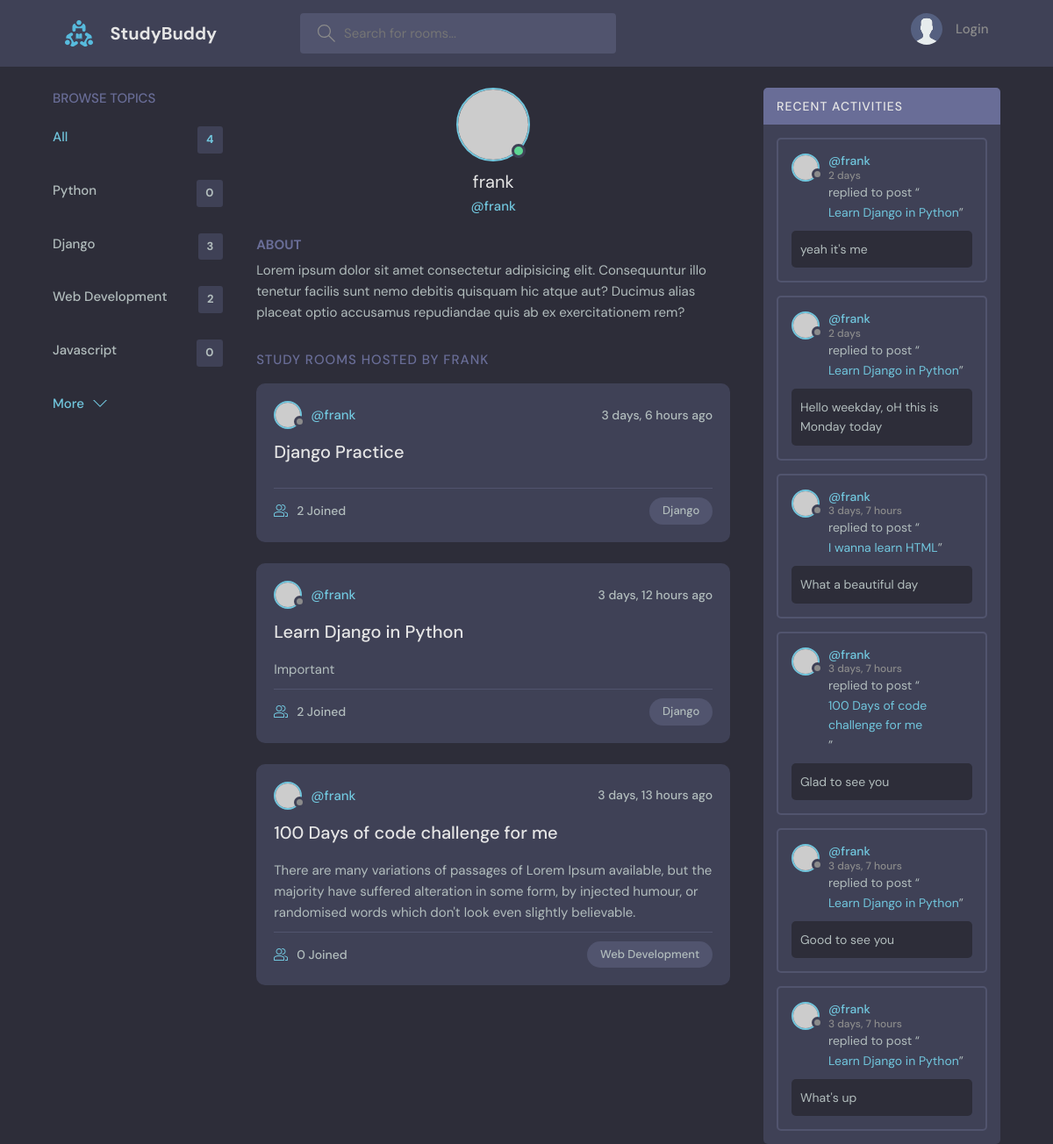
The page /profile/1 on the database as committed earlier.
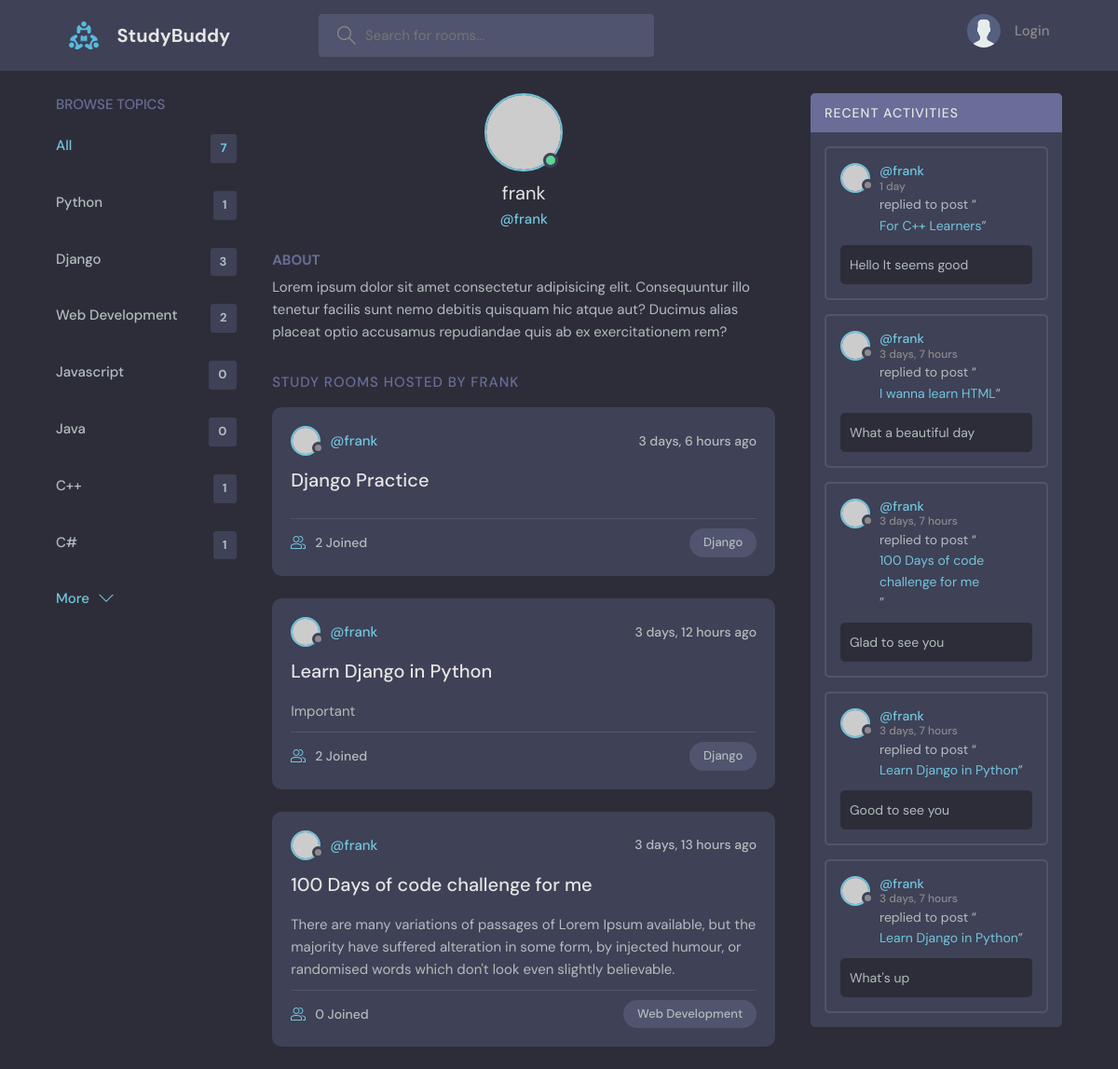
The same page on the database as committed later.
### base/models.py (models this page shows, shortened)
class Topic(models.Model):
    name = models.CharField(max_length=200)

class Room(models.Model):
    host = models.ForeignKey(User, on_delete=models.SET_NULL, null=True)
    topic = models.ForeignKey(Topic, on_delete=models.SET_NULL, null=True)
    name = models.CharField(max_length=200)
    description = models.TextField(null=True, blank=True)
    participants = models.ManyToManyField(User, related_name='participants', blank=True)
    updated = models.DateField(auto_now=True)
    created = models.DateTimeField(auto_now_add=True)
    class Meta:
        ordering = ['-updated', '-created']
    def __str__(self):
        return self.name

class Message(models.Model):
    user = models.ForeignKey(User, on_delete=models.CASCADE)
    room = models.ForeignKey(Room, on_delete=models.CASCADE)
    body = models.TextField()
    updated = models.DateTimeField(auto_now=True)
    created = models.DateTimeField(auto_now_add=True)
    class Meta:
        ordering = ['-updated', '-created']
    def __str__(self):
        return self.body[0:50]

### base/views.py (the view)
# urls.py: path('profile/<str:pk>', views.userProfile, name='user-profile'),
def userProfile(request, pk):
    user = User.objects.get(id=pk)
    rooms = user.room_set.all()
    room_messages = user.message_set.all()
    topics = Topic.objects.all()
    context = {'user': user, 'rooms': rooms, 'room_messages': room_messages, 'topics': topics}
    return render(request, 'base/profile.html', context)

### base/templates/base/profile.html (shortened to what this page needs)
{% extends 'main.html' %}
{% block content %}
  <main class="profile-page layout layout--3">
    <div class="container">
      {% include 'base/topics_component.html' %}
      <div class="roomList">
        <div class="profile">
          <div class="profile__avatar">
            <div class="avatar avatar--large active">
              <img src="https://randomuser.me/api/portraits/men/11.jpg" />
            </div>
          </div>
          <div class="profile__info">
            <h3>{{ user.username }}</h3>
            <p>@{{ user.username }}</p>
          </div>
          <div class="profile__about">
            <h3>About</h3>
            <p>
              Lorem ipsum dolor sit amet consectetur adipisicing elit. Consequuntur illo tenetur
              facilis sunt nemo debitis quisquam hic atque aut? Ducimus alias placeat optio
              accusamus repudiandae quis ab ex exercitationem rem?
            </p>
          </div>
        </div>
        <div class="roomList__header">
          <div>
            <h2>Study Rooms Hosted by {{ user.username}}</a>
            </h2>
          </div>
        </div>
        {% include 'base/feed_component.html' %}
      </div>
      {% include 'base/activity_component.html' %}
    </div>
  </main>
{% endblock %}

### templates/main.html (shortened to what this page needs)
<!DOCTYPE html>
{% load static %}
<html lang="en">
  <head>
    <link rel="stylesheet" href="{% static 'styles/style.css' %}" />
  </head>
  <body>
    {% include 'navbar.html' %}
    {% block content %}
    {% endblock %}
  </body>
</html>

### templates/navbar.html (shortened to what this page needs)
{% load static %}
<header class="header header--loggedIn">
    <div class="container">
      <a href="{% url 'home' %}" class="header__logo">
        <img src="{% static 'images/logo.svg' %}" />
        <h1>StudyBuddy</h1>
      </a>
      <form class="header__search" method="GET" action="{% url 'home' %}">
        <label>
          <input name="q" placeholder="Search for rooms..." />
        </label>
      </form>
      <nav class="header__menu">
        {% if request.user.is_authenticated %}
        <div class="header__user">
          <a href="{% url 'user-profile' request.user.id %}">
            <div class="avatar avatar--medium active">
              <img src="https://randomuser.me/api/portraits/men/37.jpg" />
            </div>
            <p>{{request.user.username}} <span>@{{request.user.username}}</span></p>
          </a>
          <button class="dropdown-button">
            <svg version="1.1" xmlns="http://www.w3.org/2000/svg" width="32" height="32" viewBox="0 0 32 32">
              <title>chevron-down</title>
              <path d="M16 21l-13-13h-3l16 16 16-16h-3l-13 13z"></path>
            </svg>
          </button>
        </div>
        <div class="dropdown-menu">
          <a href="{% url 'update-user' %}" class="dropdown-link"
            ><svg version="1.1" xmlns="http://www.w3.org/2000/svg" width="32" height="32" viewBox="0 0 32 32">
              <title>tools</title>
              <path
                d="M27.465 32c-1.211 0-2.35-0.471-3.207-1.328l-9.392-9.391c-2.369 0.898-4.898 0.951-7.355 0.15-3.274-1.074-5.869-3.67-6.943-6.942-0.879-2.682-0.734-5.45 0.419-8.004 0.135-0.299 0.408-0.512 0.731-0.572 0.32-0.051 0.654 0.045 0.887 0.277l5.394 5.395 3.586-3.586-5.394-5.395c-0.232-0.232-0.336-0.564-0.276-0.887s0.272-0.596 0.572-0.732c2.552-1.152 5.318-1.295 8.001-0.418 3.274 1.074 5.869 3.67 6.943 6.942 0.806 2.457 0.752 4.987-0.15 7.358l9.392 9.391c0.844 0.842 1.328 2.012 1.328 3.207-0 2.5-2.034 4.535-4.535 4.535zM15.101 19.102c0.26 0 0.516 0.102 0.707 0.293l9.864 9.863c0.479 0.479 1.116 0.742 1.793 0.742 1.398 0 2.535-1.137 2.535-2.535 0-0.668-0.27-1.322-0.742-1.793l-9.864-9.863c-0.294-0.295-0.376-0.74-0.204-1.119 0.943-2.090 1.061-4.357 0.341-6.555-0.863-2.631-3.034-4.801-5.665-5.666-1.713-0.561-3.468-0.609-5.145-0.164l4.986 4.988c0.391 0.391 0.391 1.023 0 1.414l-5 5c-0.188 0.188-0.441 0.293-0.707 0.293s-0.52-0.105-0.707-0.293l-4.987-4.988c-0.45 1.682-0.397 3.436 0.164 5.146 0.863 2.631 3.034 4.801 5.665 5.666 2.2 0.721 4.466 0.604 6.555-0.342 0.132-0.059 0.271-0.088 0.411-0.088z"
              ></path>
            </svg>
            Settings</a
          >
          <a href="{% url 'logout' %}" class="dropdown-link"
            ><svg version="1.1" xmlns="http://www.w3.org/2000/svg" width="32" height="32" viewBox="0 0 32 32">
              <title>sign-out</title>
              <path
                d="M3 0h22c0.553 0 1 0 1 0.553l-0 3.447h-2v-2h-20v28h20v-2h2l0 3.447c0 0.553-0.447 0.553-1 0.553h-22c-0.553 0-1-0.447-1-1v-30c0-0.553 0.447-1 1-1z"
              ></path>
              <path
                d="M21.879 21.293l1.414 1.414 6.707-6.707-6.707-6.707-1.414 1.414 4.293 4.293h-14.172v2h14.172l-4.293 4.293z"
              ></path>
            </svg>
            Logout</a
          >
        </div>
        {% else %}
        <a href="{% url 'login' %}">
            <img src="{% static 'images/avatar.svg' %}" />
            <p>Login</p>
          </a>
        {% endif %}
      </nav>
    </div>
  </header>

### base/templates/base/topics_component.html
<div class="topics">
  <div class="topics__header">
    <h2>Browse Topics</h2>
  </div>
  <ul class="topics__list">
    <li>
      <a href="{% url 'home' %}" class="active">All <span>{{ topics.count}}</span></a>
    </li>
    {% for topic in topics %}
    <li>
      <a href="{% url 'home' %}?q={{topic.name}}">{{ topic.name }} <span>{{topic.room_set.all.count}}</span></a>
    </li>
    {% endfor %}
  </ul>
  <a class="btn btn--link" href="{% url 'topics' %}">
    More
    <svg version="1.1" xmlns="http://www.w3.org/2000/svg" width="32" height="32" viewBox="0 0 32 32">
      <title>chevron-down</title>
      <path d="M16 21l-13-13h-3l16 16 16-16h-3l-13 13z"></path>
    </svg>
  </a>
</div>

### base/templates/base/feed_component.html (shortened to what this page needs)
{% for room in rooms %}
<div class="roomListRoom">
    <div class="roomListRoom__header">
      <a href="{% url 'user-profile' room.host.id %}" class="roomListRoom__author">
        <div class="avatar avatar--small">
          <img src="https://randomuser.me/api/portraits/women/11.jpg" />
        </div>
        <span>@{{ room.host.username }}</span>
      </a>
      <div class="roomListRoom__actions">
        <span>{{ room.created|timesince }} ago</span>
      </div>
    </div>
    <div class="roomListRoom__content">
      <a href="{% url 'room' room.id %}">{{ room.name }}</a>
      <p>
        {{ room.description }}
      </p>
    </div>
    <div class="roomListRoom__meta">
      <a href="{% url 'room' room.id %}" class="roomListRoom__joined">
        {{room.participants.all.count}} Joined
      </a>
      <p class="roomListRoom__topic">{{ room.topic.name }}</p>
    </div>
  </div>
{% endfor %}

### base/templates/base/activity_component.html (shortened to what this page needs)
<div class="activities">
    <div class="activities__header">
        <h2>Recent Activities</h2>
    </div>
    {% for message in room_messages %}
    <div class="activities__box">
        <div class="activities__boxHeader roomListRoom__header">
            <a href="{% url 'user-profile' message.user.id %}" class="roomListRoom__author">
                <div class="avatar avatar--small">
                    <img src="https://randomuser.me/api/portraits/women/11.jpg" />
                </div>
                <p>
                    @{{ message.user }}
                    <span>{{ message.created|timesince }}</span>
                </p>
            </a>
        </div>
        <div class="activities__boxContent">
            <p>replied to post “<a href="{% url 'room' message.room.id %}">{{ message.room }}</a>”</p>
            <div class="activities__boxRoomContent">
                {{ message }}
            </div>
        </div>
    </div>
    {% endfor %}
</div>

Rows that differ between the two databases and show on the page:
removed Message: user "frank", created "2 days", room "Learn Django in Python", body "yeah it's me"
removed Message: user "frank", created "2 days", room "Learn Django in Python", body "Hello weekday, oH this is Monday today"
computed for Topic "Python": room_set.all.count "0" → "1"
added Topic: name "Java", room_set.all.count "0"
added Topic: name "C++", room_set.all.count "1"
added Topic: name "C#", room_set.all.count "1"
added Message: user "frank", created "1 day", room "For C++ Learners", body "Hello It seems good"
Other text that changed with them:
{{ topics.count }}: "4" → "7"
